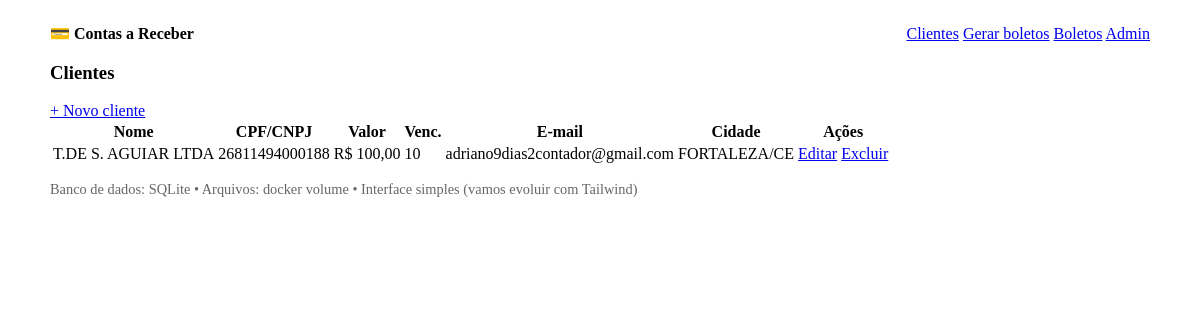
Page /clientes/ (signed in) on the earlier database version.
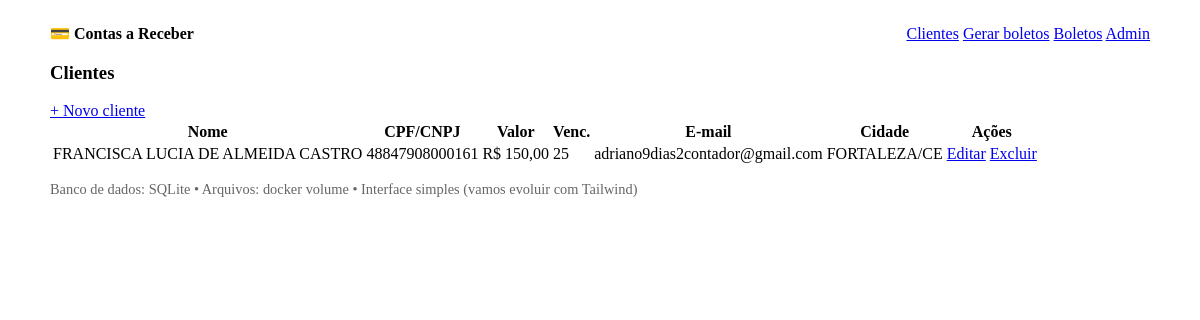
Same page on the later database version.
### billing/models.py (models this page shows, shortened)
class Cliente(models.Model):
    valorNominal = models.DecimalField('Valor nominal', max_digits=12, decimal_places=2)
    dataVencimento = models.PositiveSmallIntegerField('Dia do vencimento (1..31)')
    nome = models.CharField('Nome', max_length=200)
    cpfCnpj = models.CharField('CPF/CNPJ', max_length=18)
    email = models.EmailField('E-mail', blank=True)
    ddd = models.CharField('DDD', max_length=3, blank=True)
    telefone = models.CharField('Telefone', max_length=20, blank=True)
    endereco = models.CharField('Endereço', max_length=200, blank=True)
    numero = models.CharField('Número', max_length=20, blank=True)
    complemento = models.CharField('Complemento', max_length=100, blank=True)
    bairro = models.CharField('Bairro', max_length=100, blank=True)
    cidade = models.CharField('Cidade', max_length=100, blank=True)
    uf = models.CharField('UF', max_length=2, choices=UF_CHOICES, blank=True)
    cep = models.CharField('CEP', max_length=9, blank=True)

### billing/views.py (the view)
# urls.py: path("clientes/", views.clientes_list, name="clientes_list"),
@login_required
def clientes_list(request):
    clientes = Cliente.objects.all().order_by("nome")
    return render(request, "billing/clientes_list.html", {"clientes": clientes})

### templates/billing/clientes_list.html
{% extends "base.html" %}
{% block content %}
  <h3>Clientes</h3>
  <a href="{% url 'cliente_create' %}" role="button">+ Novo cliente</a>
  <table>
    <thead>
      <tr>
        <th>Nome</th><th>CPF/CNPJ</th><th>Valor</th><th>Venc.</th><th>E-mail</th><th>Cidade</th><th>Ações</th>
      </tr>
    </thead>
    <tbody>
      {% for c in clientes %}
        <tr>
          <td>{{ c.nome }}</td>
          <td>{{ c.cpfCnpj }}</td>
          <td>R$ {{ c.valorNominal }}</td>
          <td>{{ c.dataVencimento }}</td>
          <td>{{ c.email }}</td>
          <td>{{ c.cidade }}/{{ c.uf }}</td>
          <td>
            <a href="{% url 'cliente_update' c.id %}" role="button" class="secondary">Editar</a>
            <a href="{% url 'cliente_delete' c.id %}" role="button" class="contrast">Excluir</a>
          </td>
        </tr>
      {% empty %}
        <tr><td colspan="7">Nenhum cliente cadastrado.</td></tr>
      {% endfor %}
    </tbody>
  </table>
{% endblock %}

Differences in the rows shown:
changed Cliente "adriano9dias2contador@gmail.com": nome "T.DE S. AGUIAR LTDA" → "FRANCISCA LUCIA DE ALMEIDA CASTRO"; cpfCnpj "26811494000188" → "48847908000161"; valorNominal "100,00" → "150,00"; dataVencimento "10" → "25"
